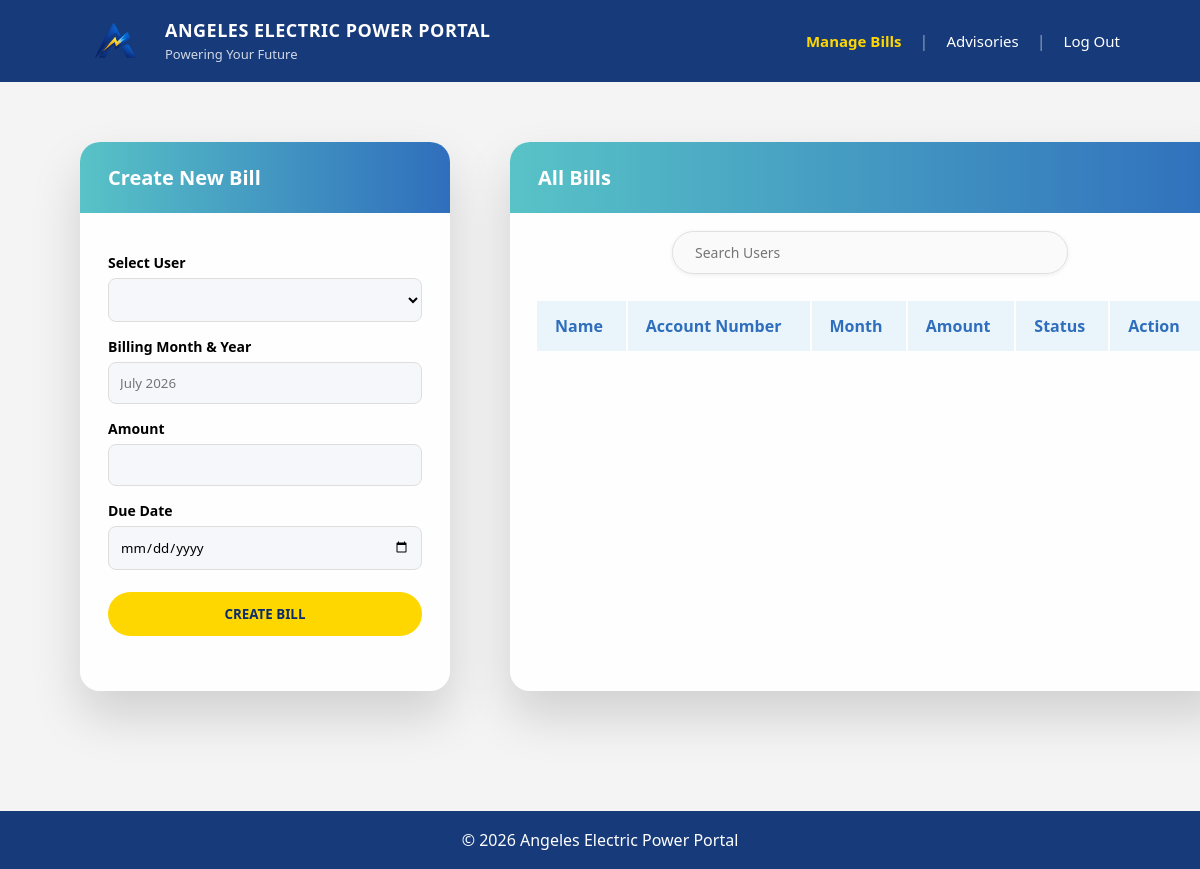
/manage_bills.php (signed in), run on an earlier commit of the app's database.
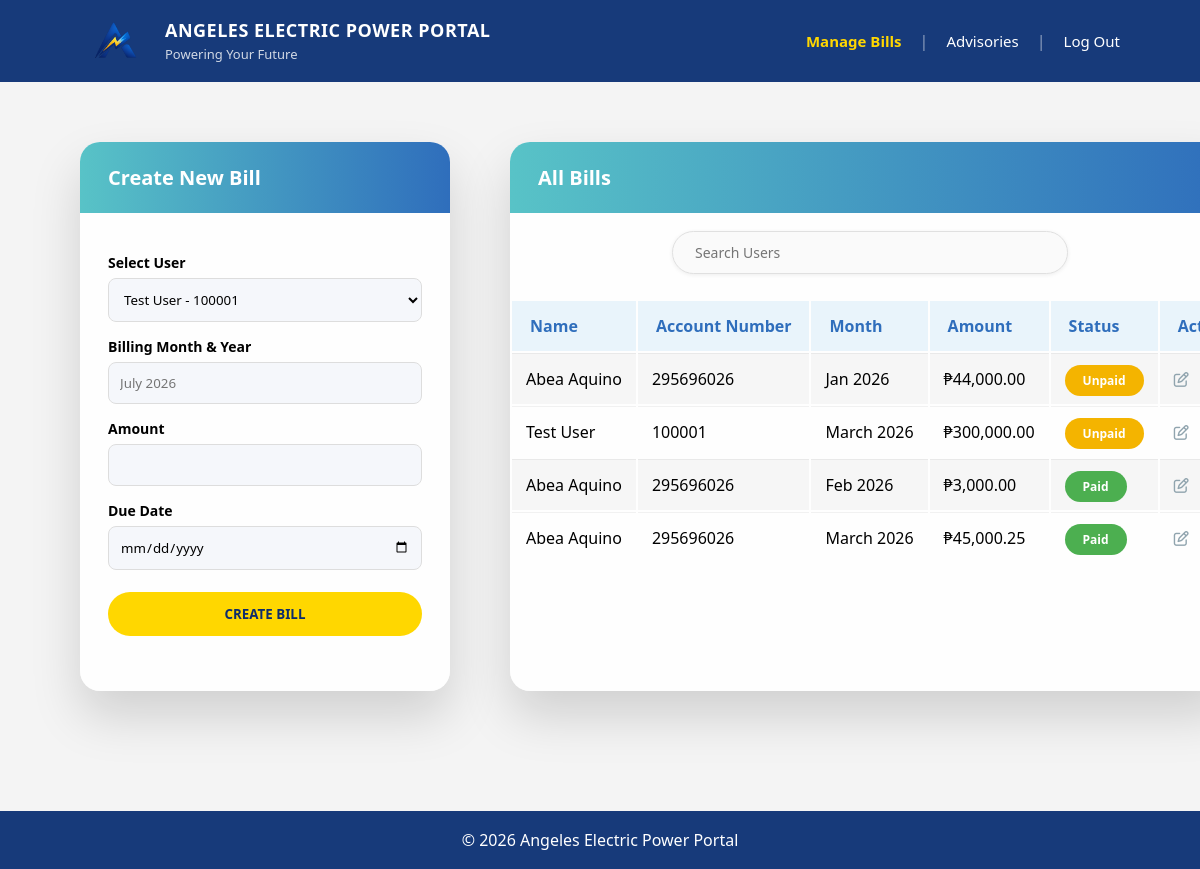
And on a later commit of the database.
### tables this page shows
CREATE TABLE `bills` (
  `id` int(11) NOT NULL,
  `user_id` int(11) NOT NULL,
  `billing_month` varchar(20) DEFAULT NULL,
  `amount` decimal(10,2) DEFAULT NULL,
  `due_date` date DEFAULT NULL,
  `status` enum('Paid','Unpaid') DEFAULT 'Unpaid',
  `created_at` timestamp NOT NULL DEFAULT current_timestamp()
);

CREATE TABLE `users` (
  `id` int(11) NOT NULL,
  `account_number` varchar(20) DEFAULT NULL,
  `name` varchar(100) NOT NULL,
  `email` varchar(100) NOT NULL,
  `password` varchar(255) NOT NULL,
  `dob` date DEFAULT NULL,
  `address` varchar(255) DEFAULT NULL,
  `contact_no` varchar(20) DEFAULT NULL,
  `created_at` timestamp NOT NULL DEFAULT current_timestamp()
);

### manage_bills.php (the view, shortened to what this page needs)
<?php
include 'config/database.php';
$users = $conn->query("
    SELECT id, name, account_number
    FROM users
");
$bills = $conn->query("
    SELECT bills.*, users.name, users.account_number
    FROM bills
    JOIN users ON bills.user_id = users.id
    ORDER BY bills.created_at DESC
");
?>
<!DOCTYPE html>
<html>
<head>
    <link rel="stylesheet" href="assets/style.css">
    <link rel="stylesheet"
          href="https://cdnjs.cloudflare.com/ajax/libs/font-awesome/6.5.0/css/all.min.css">
</head>
<body>
<header class="header">
    <div class="logo-area">
        <img src="assets/logo.png" class="logo">
        <div>
            <h1>ANGELES ELECTRIC POWER PORTAL</h1>
            <span>Powering Your Future</span>
        </div>
    </div>
    <div class="nav-links">
        <a href="manage_bills.php" class="active">Manage Bills</a>
        <span class="divider">|</span>
        <a href="manage_advisories.php">Advisories</a>
        <span class="divider">|</span>
        <a href="logout.php">Log Out</a>
    </div>
</header>
<div class="dashboard-wrapper">
    <div class="manage-container">
        <div class="manage-left">
            <h2>Create New Bill</h2>
            <form method="POST">
                <label>Select User</label>
                <select name="user_id" required>
                    <?php while ($user = $users->fetch_assoc()) { ?>
                        <option value="<?php echo $user['id']; ?>">
                            <?php echo $user['name']; ?> - <?php echo $user['account_number']; ?>
                        </option>
                    <?php } ?>
                </select>
                <label>Billing Month & Year</label>
                <input type="text" name="billing_month" placeholder="July 2026" required>
                <label>Amount</label>
                <input type="number" step="0.01" name="amount" required>
                <label>Due Date</label>
                <input type="date" name="due_date" required>
                <button type="submit"
                        name="create_bill"
                        class="btn-confirm">
                    CREATE BILL
                </button>
            </form>
        </div>
        <div class="manage-right">
            <h2>All Bills</h2>
            <div style="display:flex; justify-content:center; margin-top:18px; margin-bottom:18px;">
                <input
                    type="text"
                    id="searchBills"
                    placeholder="Search Users"
                    onkeyup="filterBills()"
                    style="
                        width: 55%;
                        padding: 11px 22px;
                        border: 1px solid #e0e0e0;
                        border-radius: 999px;
                        font-size: 14px;
                        color: #555;
                        background: #fafafa;
                        outline: none;
                        box-sizing: border-box;
                        box-shadow: 0 1px 4px rgba(0,0,0,0.07);
                    "
                >
            </div>
            <table class="bill-table">
                <tr>
                    <th>Name</th>
                    <th>Account Number</th>
                    <th>Month</th>
                    <th>Amount</th>
                    <th>Status</th>
                    <th>Action</th>
                </tr>
                <?php while ($row = $bills->fetch_assoc()) { ?>
                    <tr>
                        <td><?php echo $row['name']; ?></td>
                        <td><?php echo $row['account_number']; ?></td>
                        <td>
                            <?php echo $row['billing_month']; ?>
                        </td>
                        <td>
                            ₱<?php echo number_format($row['amount'], 2); ?>
                        </td>
                        <td>
                            <?php if ($row['status'] == 'Paid') { ?>
                                <span class="status-paid">Paid</span>
                            <?php } else { ?>
                                <span class="status-unpaid">Unpaid</span>
                            <?php } ?>
                        </td>
                        <td>
                            <a href="edit_bill.php?id=<?php echo $row['id']; ?>"
                               title="Edit Bill"
                               style="color:#90a4ae; margin-right:8px; font-size:15px; text-decoration:none; transition:color 0.2s;"
                               onmouseover="this.style.color='#1e5fa8'"
                               onmouseout="this.style.color='#90a4ae'">
                                <i class="fa-regular fa-pen-to-square"></i>
                            </a>
                        </td>
                    </tr>
                <?php } ?>
            </table>
        </div>
    </div>
</div>
<?php include 'includes/footer.php'; ?>
</body>
</html>

### includes/footer.php
<footer class="footer">
    © 2026 Angeles Electric Power Portal
</footer>

### assets/style.css (style rules this page uses)
* { margin:0; padding:0; box-sizing:border-box; font-family:'Segoe UI', sans-serif; }
html { height:100%; }
body { min-height:100vh; display:flex; flex-direction:column; background:#f4f4f4; }
.header { background:#173a7a; display:flex; justify-content:space-between; align-items:center; padding:18px 80px; color:white; }
.logo-area { display:flex; align-items:center; gap:15px; }
.logo { width:70px; }
.logo-area h1 { font-size:18px; font-weight:700; letter-spacing:0.5px; }
.logo-area span { font-size:13px; opacity:0.8; }
.nav-links { display:flex; align-items:center; gap:18px; }
.nav-links a { color:#ffffff !important; text-decoration:none; font-size:15px; font-weight:500; transition:0.3s; }
.nav-links a.active { color:#ffd700 !important; font-weight:600; }
.divider { color:#ffffff; opacity:0.5; }
.footer { background:#173a7a; color:white; text-align:center; padding:18px; margin-top:auto; }
.btn-confirm { display:inline-block; background:#ffd700; color:#0d2c6c; padding:12px 26px; border:none; border-radius:8px; font-weight:700; text-decoration:none; cursor:pointer; transition:0.25s; }
.dashboard-wrapper { padding: 60px 80px 100px 80px; display:flex; justify-content:center; padding:80px 20px; }
.dashboard-wrapper { padding: 60px 80px 120px 80px; }
.manage-container { display: flex; gap: 60px; max-width: 1350px; margin: 0 auto; }
.manage-left, .manage-right { background: rgba(255, 255, 255, 0.85); backdrop-filter: blur(6px); border-radius: 20px; box-shadow: 0 25px 50px rgba(0, 0, 0, 0.15); overflow: hidden; }
.manage-left { flex: 0 0 370px; padding-bottom: 30px; }
.manage-right { flex: 1.2; min-width: 720px; }
.manage-left h2, .manage-right h2 { margin: 0; padding: 22px 28px; background: linear-gradient(to right, #58c3c7, #2f6ebc); color: white; font-size: 20px; }
.manage-left form { padding: 25px 28px; }
.manage-left label { display: block; margin-top: 15px; font-weight: 600; font-size: 14px; }
.manage-left input, .manage-left select { width: 100%; padding: 11px; margin-top: 6px; border-radius: 8px; border: 1px solid #ddd; background: #f5f7fb; }
.manage-left button { margin-top: 22px; width: 100%; padding: 13px; background: #ffd700; border: none; border-radius: 25px; font-weight: 700; cursor: pointer; transition: 0.2s; }
.manage-right table { width: calc(100% - 50px); margin: 25px auto; }
.manage-right th { background: #e9f4fb; color: #2f6ebc; font-weight: 600; padding: 14px 18px; text-align: left; }
.manage-right td { padding: 14px; border-top: 1px solid rgba(0, 0, 0, 0.05); }
.manage-right tr:nth-child(even) { background: rgba(0, 0, 0, 0.03); }
.manage-right th, .manage-right td { white-space: nowrap; }
.status-paid { background: #4CAF50; color: white; padding: 6px 16px; border-radius: 20px; font-size: 12px; font-weight: 600; }
.status-unpaid { background: #f4b400; color: white; padding: 6px 16px; border-radius: 20px; font-size: 12px; font-weight: 600; }
.status-paid, .status-unpaid { padding: 7px 18px; border-radius: 30px; font-size: 12px; font-weight: 600; }

What changed in the data, as far as the page shows it:
added bills: user.name "Abea Aquino", user.account_number "295696026", billing_month "Jan 2026", amount "44,000.00", status "Unpaid"
added bills: user.name "Test User", user.account_number "100001", billing_month "March 2026", amount "300,000.00", status "Unpaid"
added bills: user.name "Abea Aquino", user.account_number "295696026", billing_month "Feb 2026", amount "3,000.00", status "Paid"
added bills: user.name "Abea Aquino", user.account_number "295696026", billing_month "March 2026", amount "45,000.25", status "Paid"
Also different on the page:
form field user_id: (not shown) → "Test User - 100001"
